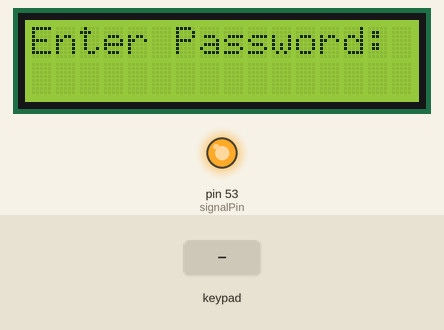
Simulated run of this sketch. Board: Arduino Mega 2560, built with avr-gcc and run on an emulated ATmega2560. Parts: 16×2 character LCD, output pins drawn as LEDs (lit = HIGH). The test bench sets the inputs (shaded band). What the sketch prints to the serial monitor is not drawn.

Above: at 1.2 s.
1.3 s: keypad keys 1 2 3 4 pressed 0.4 s apart
At 3.6 s:
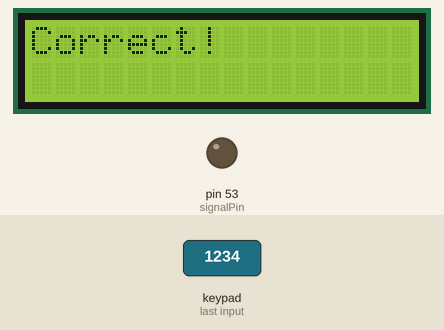
At 13.7 s:
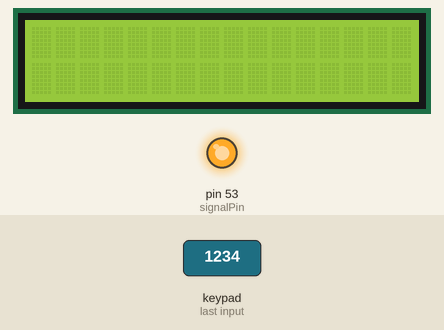
Timing chart, 0 to 14.0 s (numbered marks = the images above; inputs shaded):
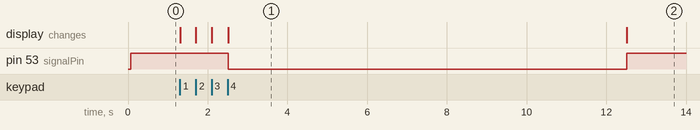

Measured:
- after the input at 1.3 s, pin 53 (signalPin): HIGH → LOW after 1.2 s, → HIGH 10.0 s later; the display: first changes at once (image 1 shows a later state)
- what the display in image 1 shows lasts 10.0 s, from 2.5 s to 12.5 s

The sketch:

sketch_magnetic_lock.ino
```cpp
/*
 * Based on the tutorial: http://www.circuitbasics.com/how-to-set-up-a-keypad-on-an-arduino/
 * Code to activate an electromagnet using a password entered with a keypad and LCD screen
 */

#include <Wire.h>
#include <LiquidCrystal.h>
#include <Keypad.h>

#define Password_Length 5

int signalPin = 53;

char Data[Password_Length];
char Master[Password_Length] = "1234";
byte data_count = 0, master_count = 0;
bool Pass_is_good;
char customKey;

const byte ROWS = 4;
const byte COLS = 4;

char hexaKeys[ROWS][COLS] = {
  {'1', '2', '3', 'A'},
  {'4', '5', '6', 'B'},
  {'7', '8', '9', 'C'},
  {'*', '0', '#', 'D'}
};

byte rowPins[ROWS] = {23, 25, 27, 29};
byte colPins[COLS] = {31, 33, 35, 37};

Keypad customKeypad = Keypad(makeKeymap(hexaKeys), rowPins, colPins, ROWS, COLS);

const int rs = 12, en = 11, d4 = 5, d5 = 4, d6 = 3, d7 = 2;
LiquidCrystal lcd(rs, en, d4, d5, d6, d7);

void setup(){
  Serial.begin(9600);

  lcd.begin(16, 2);
  lcd.setCursor(0,0);
  lcd.print("Enter Password:");

  pinMode(signalPin, OUTPUT);
  digitalWrite(signalPin, HIGH);
}

void loop(){
  customKey = customKeypad.getKey();

  if (customKey) {
    Serial.print(customKey);
    Data[data_count] = customKey;
    lcd.setCursor(data_count, 1);
    lcd.print(Data[data_count]);
    data_count++;
  }

  if (data_count == Password_Length-1) {
    lcd.clear();

    if (!strcmp(Data, Master)) {
      lcd.print("Correct!");
      digitalWrite(signalPin, LOW);
      delay(10000);
      digitalWrite(signalPin, HIGH);
    } else {
      lcd.print("Incorrect!");
      delay(1000);
    }

    lcd.clear();
    clearData();
  }
}

void clearData(){
  while(data_count != 0) {
    Data[data_count--] = 0;
  }
  return;
}
```
